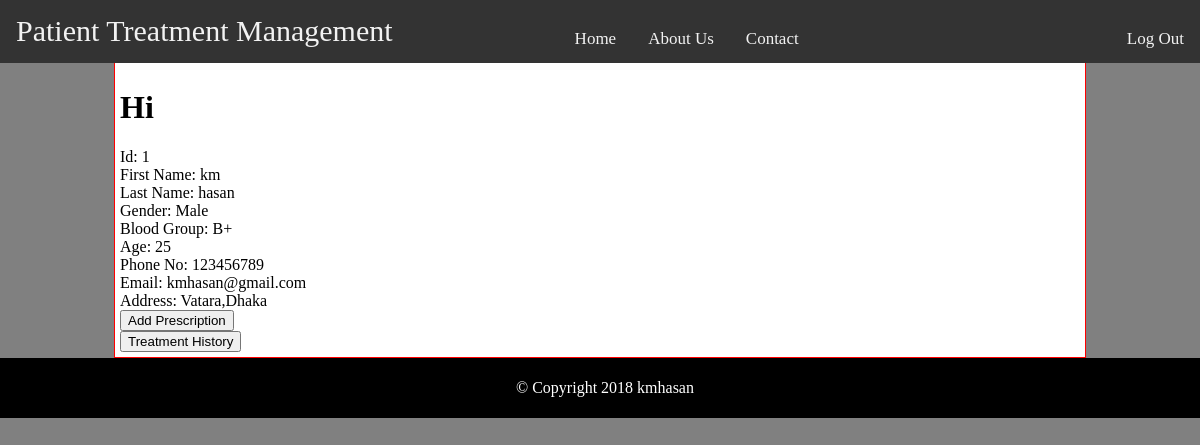
The app's page /patientInfo.php (signed in) with its own data.
### tables this page shows
CREATE TABLE `patients` (
  `patient_id` int(11) NOT NULL,
  `first_name` varchar(20) NOT NULL,
  `last_name` varchar(20) NOT NULL,
  `gender` varchar(10) NOT NULL,
  `blood_group` varchar(10) NOT NULL,
  `age` int(10) NOT NULL,
  `phone_no` varchar(15) NOT NULL,
  `email` varchar(20) NOT NULL,
  `password` varchar(10) NOT NULL,
  `address` varchar(100) NOT NULL
);

### patientInfo.php (the view, shortened to what this page needs)
<!DOCTYPE html>
<html lang="en">
<head>
    <link rel="stylesheet" href="style.css">
    <?php
    include("connection.php");
    $patient_id=$_SESSION['patient_id'];
    ?>
</head>
<body>
<div class="navbar">
    <a class="header"  href="index.php">Patient Treatment Management</a>
    <a class="menu" href="#home">Home</a>
    <a class="menu" href="#news">About Us</a>
    <a class="menu" href="#contact">Contact</a>
    <a class="menu1" href="index.php">Log Out</a>
</div>
<div class="main-body">
    <h1>Hi</h1>
    <?php
    $query1 ="SELECT * FROM patients where patient_id='$patient_id'";
    $data1 = mysqli_query($conn,$query1);
    $result1 = mysqli_fetch_assoc($data1);
    echo "Id: ". $result1['patient_id']."<br>";
    echo "First Name: ".$result1['first_name']."<br>";
    echo "Last Name: ".$result1['last_name']."<br>";
    echo "Gender: ".$result1['gender']."<br>";
    echo "Blood Group: ".$result1['blood_group']."<br>";
    echo "Age: ".$result1['age']."<br>";
    echo "Phone No: ".$result1['phone_no']."<br>";
    echo "Email: ".$result1['email']."<br>";
    echo "Address: ".$result1['address']."<br>";
    ?>
    <div>
        <div>
            <form>
                <input type="button" value="Add Prescription" onclick="window.location.href='prescription.php'" />
            </form>
        </div>
        <div>
            <form>
                <input type="button" value="Treatment History" onclick="window.location.href='patient_history.php'" />
            </form>
        </div>
    </div>
</div>
<div class="footer">
    <p><footer>&copy; Copyright 2018 kmhasan</footer></p>
</div>
</body>
</html>

### style.css (style rules this page uses)
body { width: 100%; margin: auto; height: auto; background: gray; //border: 1px solid black; }
.navbar { //overflow: hidden; background-color: #333; position: fixed; top: 0; width: 100%; }
.header { float:left; display: block; color: #f2f2f2; text-align: center; padding: 14px 16px; text-decoration: none; font-size: 30px; margin-right: 150px; }
.menu { float:left; display: block; color: #f2f2f2; text-align: center; margin-top: 15px; padding:14px 16px; text-decoration: none; font-size: 17px; //border-right: 1px solid white; }
.menu1 { float:right; display: block; color: #f2f2f2; text-align: center; padding: 14px 16px; text-decoration: none; font-size: 17px; margin-top: 15px; }
.main-body { overflow: hidden; margin: auto; margin-top:62px; background: white; width: 80%; height: auto; border: 1px solid red; padding: 5px; }
.footer { margin: auto; overflow: hidden; width: 100%; background-color: black; color: white; text-align: center; padding: 5px; }

### records on screen
patients: patient_id "1", first_name "km", last_name "hasan", gender "Male", blood_group "B+", age "25", phone_no "123456789", email "kmhasan@gmail.com", address "Vatara,Dhaka"
